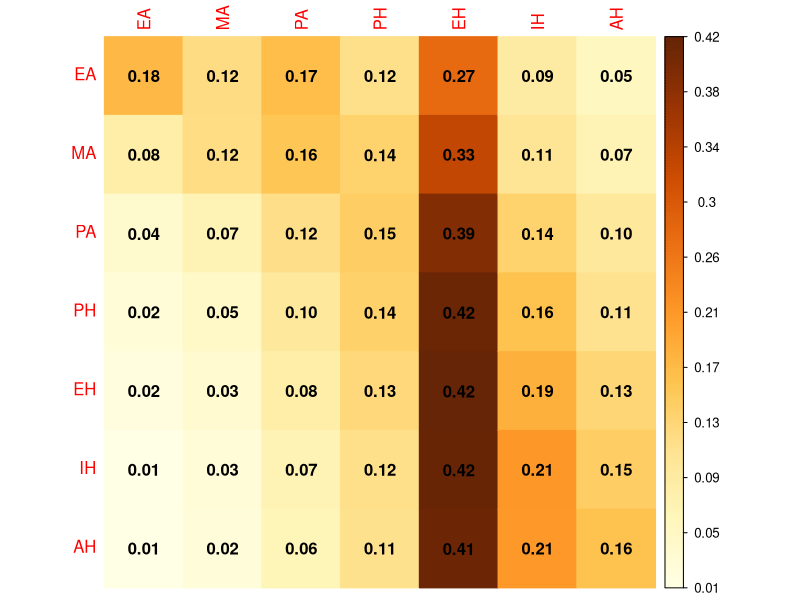
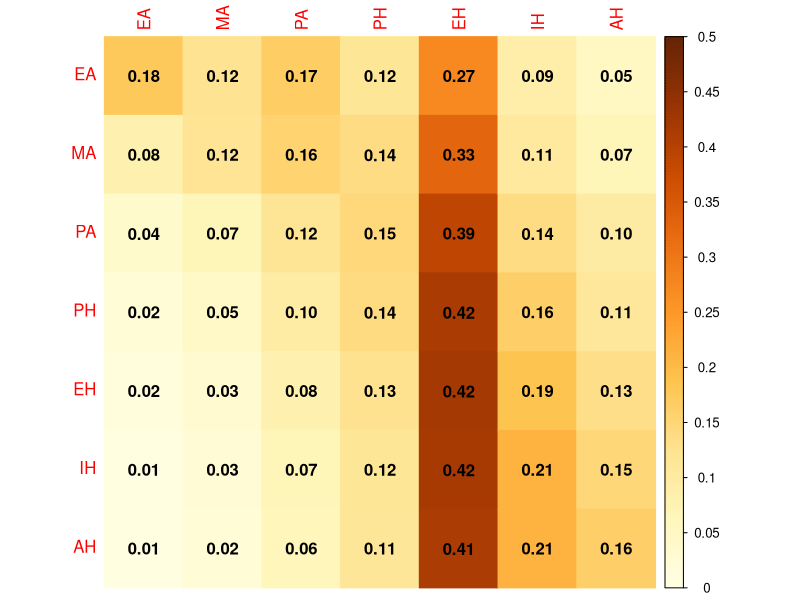

Source code (R) for these figures, in order:
## ---- chunk 1
knitr::opts_chunk$set(echo = TRUE)
library(kableExtra)
## ---- chunk 2
rm(list = ls())
## ---- chunk 3
EA <- c(0.388, 0.107, 0.035, 0.021, 0.009, 0.000, 0.000)
MA <- c(0.146, 0.267, 0.101, 0.039, 0.024, 0.013, 0.008)
PA <- c(0.202, 0.227, 0.188, 0.112, 0.075, 0.041, 0.036)
PH <- c(0.062, 0.120, 0.191, 0.212, 0.123, 0.088, 0.083)
EH <- c(0.140, 0.206, 0.357, 0.430, 0.473, 0.391, 0.364)
IH <- c(0.047, 0.053, 0.067, 0.124, 0.171, 0.312, 0.235)
AH <- c(0.015, 0.020, 0.061, 0.062, 0.125, 0.155, 0.274)
pin_met <- data.frame(EA, MA, PA, PH, EH, IH, AH)
rownames(pin_met) <- colnames(pin_met)
pin_met
## ---- chunk 4
if(!require(corrplot)){
    install.packages("corrplot")
    library(corrplot)
}
if(!require(expm)){
    install.packages("expm")
    library(expm)
}
## ---- chunk 5
pinakas_metabasisΒ <- function(dedomena, bima, arxi = NULL, telos = NULL) {
  dedomenaM <- as.matrix(dedomena)
  dedomenaM <- dedomenaM%^%bima
  eyros <- c(arxi, telos)
  corrplot(dedomenaM, is.corr = FALSE, method="color", col.lim = eyros, addCoef.col = 'black')
}
## ---- chunk 6
pinakas_metabasisΒ(pin_met, 2)
## ---- chunk 7
pinakas_metabasisΒ(pin_met, 2, 0, 0.5)
